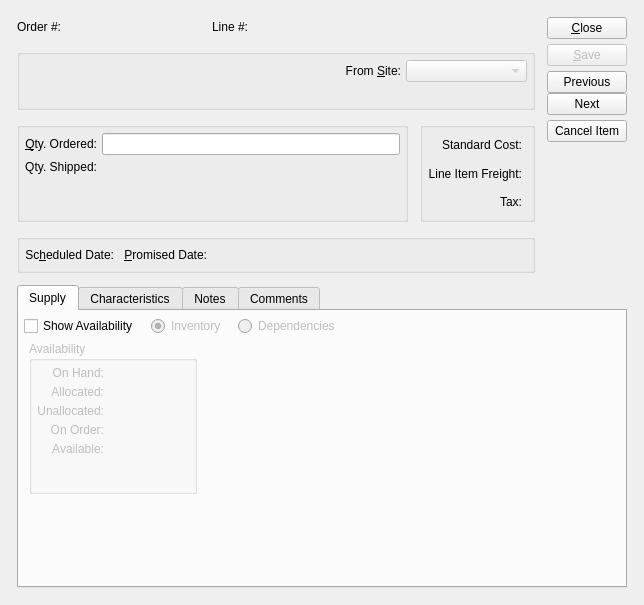
<?xml version="1.0" encoding="UTF-8"?>
<ui version="4.0">
 <comment>This file is part of the xTuple ERP: PostBooks Edition, a free and
open source Enterprise Resource Planning software suite,
Copyright (c) 1999-2019 by OpenMFG LLC, d/b/a xTuple.
It is licensed to you under the Common Public Attribution License
version 1.0, the full text of which (including xTuple-specific Exhibits)
is available at www.xtuple.com/CPAL.  By using this software, you agree
to be bound by its terms.</comment>
 <class>transferOrderItem</class>
 <widget class="QDialog" name="transferOrderItem">
  <property name="geometry">
   <rect>
    <x>0</x>
    <y>0</y>
    <width>644</width>
    <height>605</height>
   </rect>
  </property>
  <property name="windowTitle">
   <string>Transfer Order Item</string>
  </property>
  <layout class="QGridLayout">
   <item row="0" column="0">
    <layout class="QGridLayout">
     <property name="margin">
      <number>12</number>
     </property>
     <property name="spacing">
      <number>12</number>
     </property>
     <item row="0" column="0" colspan="2">
      <layout class="QHBoxLayout">
       <item>
        <widget class="XLabel" name="_orderNumberLit">
         <property name="text">
          <string>Order #:</string>
         </property>
         <property name="alignment">
          <set>Qt::AlignRight|Qt::AlignTrailing|Qt::AlignVCenter</set>
         </property>
        </widget>
       </item>
       <item>
        <widget class="XLabel" name="_orderNumber">
         <property name="sizePolicy">
          <sizepolicy hsizetype="Expanding" vsizetype="Preferred">
           <horstretch>0</horstretch>
           <verstretch>0</verstretch>
          </sizepolicy>
         </property>
        </widget>
       </item>
       <item>
        <widget class="XLabel" name="_lineNumberLit">
         <property name="text">
          <string>Line #:</string>
         </property>
         <property name="alignment">
          <set>Qt::AlignRight|Qt::AlignTrailing|Qt::AlignVCenter</set>
         </property>
        </widget>
       </item>
       <item>
        <widget class="XLabel" name="_lineNumber">
         <property name="sizePolicy">
          <sizepolicy hsizetype="Expanding" vsizetype="Preferred">
           <horstretch>0</horstretch>
           <verstretch>0</verstretch>
          </sizepolicy>
         </property>
        </widget>
       </item>
       <item>
        <spacer>
         <property name="orientation">
          <enum>Qt::Horizontal</enum>
         </property>
         <property name="sizeHint" stdset="0">
          <size>
           <width>40</width>
           <height>20</height>
          </size>
         </property>
        </spacer>
       </item>
      </layout>
     </item>
     <item row="0" column="2" rowspan="4">
      <layout class="QVBoxLayout">
       <property name="spacing">
        <number>0</number>
       </property>
       <item>
        <layout class="QVBoxLayout">
         <property name="spacing">
          <number>5</number>
         </property>
         <item>
          <widget class="QPushButton" name="_close">
           <property name="text">
            <string>&amp;Close</string>
           </property>
          </widget>
         </item>
         <item>
          <widget class="QPushButton" name="_save">
           <property name="enabled">
            <bool>false</bool>
           </property>
           <property name="text">
            <string>&amp;Save</string>
           </property>
           <property name="default">
            <bool>true</bool>
           </property>
          </widget>
         </item>
         <item>
          <layout class="QVBoxLayout">
           <property name="spacing">
            <number>0</number>
           </property>
           <item>
            <widget class="QPushButton" name="_prev">
             <property name="minimumSize">
              <size>
               <width>25</width>
               <height>0</height>
              </size>
             </property>
             <property name="text">
              <string>Previous</string>
             </property>
            </widget>
           </item>
           <item>
            <widget class="QPushButton" name="_next">
             <property name="text">
              <string>Next</string>
             </property>
            </widget>
           </item>
          </layout>
         </item>
         <item>
          <widget class="QPushButton" name="_cancel">
           <property name="text">
            <string>Cancel Item</string>
           </property>
          </widget>
         </item>
        </layout>
       </item>
       <item>
        <spacer>
         <property name="orientation">
          <enum>Qt::Vertical</enum>
         </property>
         <property name="sizeType">
          <enum>QSizePolicy::Expanding</enum>
         </property>
         <property name="sizeHint" stdset="0">
          <size>
           <width>20</width>
           <height>0</height>
          </size>
         </property>
        </spacer>
       </item>
      </layout>
     </item>
     <item row="1" column="0" colspan="2">
      <widget class="QGroupBox" name="_itemGroup">
       <property name="title">
        <string/>
       </property>
       <layout class="QGridLayout">
        <item row="0" column="0">
         <widget class="ItemCluster" name="_item"/>
        </item>
        <item row="0" column="1">
         <layout class="QVBoxLayout">
          <item>
           <layout class="QHBoxLayout">
            <item>
             <widget class="XLabel" name="_warehouseLit">
              <property name="text">
               <string>From &amp;Site:</string>
              </property>
              <property name="alignment">
               <set>Qt::AlignRight|Qt::AlignTrailing|Qt::AlignVCenter</set>
              </property>
              <property name="buddy">
               <cstring>_warehouse</cstring>
              </property>
             </widget>
            </item>
            <item>
             <widget class="WComboBox" name="_warehouse">
              <property name="enabled">
               <bool>false</bool>
              </property>
             </widget>
            </item>
           </layout>
          </item>
          <item>
           <spacer>
            <property name="orientation">
             <enum>Qt::Vertical</enum>
            </property>
            <property name="sizeType">
             <enum>QSizePolicy::Expanding</enum>
            </property>
            <property name="sizeHint" stdset="0">
             <size>
              <width>171</width>
              <height>20</height>
             </size>
            </property>
           </spacer>
          </item>
         </layout>
        </item>
       </layout>
      </widget>
     </item>
     <item row="2" column="0">
      <widget class="QGroupBox" name="_inventoryGroup">
       <property name="title">
        <string/>
       </property>
       <layout class="QGridLayout">
        <item row="0" column="0">
         <layout class="QVBoxLayout">
          <item>
           <layout class="QGridLayout">
            <item row="0" column="0">
             <widget class="XLabel" name="_qtyOrderedLit">
              <property name="text">
               <string>&amp;Qty. Ordered:</string>
              </property>
              <property name="alignment">
               <set>Qt::AlignRight|Qt::AlignTrailing|Qt::AlignVCenter</set>
              </property>
              <property name="buddy">
               <cstring>_qtyOrdered</cstring>
              </property>
             </widget>
            </item>
            <item row="0" column="1">
             <widget class="XLineEdit" name="_qtyOrdered">
              <property name="alignment">
               <set>Qt::AlignRight</set>
              </property>
             </widget>
            </item>
            <item row="1" column="0">
             <widget class="XLabel" name="_shippedToDateLit">
              <property name="enabled">
               <bool>true</bool>
              </property>
              <property name="text">
               <string>Qty. Shipped:</string>
              </property>
              <property name="alignment">
               <set>Qt::AlignRight|Qt::AlignTrailing|Qt::AlignVCenter</set>
              </property>
             </widget>
            </item>
            <item row="1" column="1">
             <widget class="XLabel" name="_shippedToDate">
              <property name="enabled">
               <bool>true</bool>
              </property>
              <property name="alignment">
               <set>Qt::AlignRight|Qt::AlignTrailing|Qt::AlignVCenter</set>
              </property>
             </widget>
            </item>
           </layout>
          </item>
          <item>
           <spacer>
            <property name="orientation">
             <enum>Qt::Vertical</enum>
            </property>
            <property name="sizeHint" stdset="0">
             <size>
              <width>20</width>
              <height>40</height>
             </size>
            </property>
           </spacer>
          </item>
         </layout>
        </item>
       </layout>
      </widget>
     </item>
     <item row="2" column="1">
      <widget class="QGroupBox" name="_priceGroup">
       <property name="title">
        <string/>
       </property>
       <layout class="QGridLayout">
        <item row="0" column="0">
         <widget class="XLabel" name="_stdcostLit">
          <property name="text">
           <string>Standard Cost:</string>
          </property>
          <property name="alignment">
           <set>Qt::AlignRight|Qt::AlignTrailing|Qt::AlignVCenter</set>
          </property>
          <property name="buddy">
           <cstring>_stdcost</cstring>
          </property>
         </widget>
        </item>
        <item row="0" column="1">
         <widget class="CurrCluster" name="_stdcost">
          <property name="format">
           <enum>CurrDisplay::Cost</enum>
          </property>
          <property name="localControl">
           <bool>false</bool>
          </property>
          <property name="enabled">
           <bool>false</bool>
          </property>
         </widget>
        </item>
        <item row="1" column="0">
         <widget class="XLabel" name="_freightLit">
          <property name="text">
           <string>Line Item Freight:</string>
          </property>
          <property name="alignment">
           <set>Qt::AlignRight|Qt::AlignTrailing|Qt::AlignVCenter</set>
          </property>
         </widget>
        </item>
        <item row="1" column="1">
         <widget class="CurrCluster" name="_freight">
          <property name="currencyEditable" stdset="0">
           <bool>false</bool>
          </property>
         </widget>
        </item>
        <item row="2" column="0">
         <widget class="XURLLabel" name="_taxLit">
          <property name="text">
           <string>Tax:</string>
          </property>
          <property name="alignment">
           <set>Qt::AlignRight|Qt::AlignTrailing|Qt::AlignVCenter</set>
          </property>
         </widget>
        </item>
        <item row="2" column="1">
         <widget class="CurrCluster" name="_tax">
          <property name="enabled">
           <bool>false</bool>
          </property>
         </widget>
        </item>
       </layout>
      </widget>
     </item>
     <item row="3" column="0" colspan="2">
      <widget class="QGroupBox" name="_dateGroup">
       <property name="title">
        <string/>
       </property>
       <layout class="QHBoxLayout">
        <item>
         <widget class="XLabel" name="_scheduledDateLit">
          <property name="text">
           <string>Sc&amp;heduled Date:</string>
          </property>
          <property name="alignment">
           <set>Qt::AlignRight|Qt::AlignTrailing|Qt::AlignVCenter</set>
          </property>
          <property name="buddy">
           <cstring>_scheduledDate</cstring>
          </property>
         </widget>
        </item>
        <item>
         <widget class="DLineEdit" name="_scheduledDate"/>
        </item>
        <item>
         <widget class="XLabel" name="_promisedDateLit">
          <property name="text">
           <string>&amp;Promised Date:</string>
          </property>
          <property name="alignment">
           <set>Qt::AlignRight|Qt::AlignTrailing|Qt::AlignVCenter</set>
          </property>
          <property name="buddy">
           <cstring>_promisedDate</cstring>
          </property>
         </widget>
        </item>
        <item>
         <widget class="DLineEdit" name="_promisedDate"/>
        </item>
        <item>
         <spacer>
          <property name="orientation">
           <enum>Qt::Horizontal</enum>
          </property>
          <property name="sizeHint" stdset="0">
           <size>
            <width>40</width>
            <height>20</height>
           </size>
          </property>
         </spacer>
        </item>
       </layout>
      </widget>
     </item>
     <item row="4" column="0" colspan="3">
      <widget class="QTabWidget" name="_tabs">
       <property name="sizePolicy">
        <sizepolicy hsizetype="Expanding" vsizetype="Expanding">
         <horstretch>0</horstretch>
         <verstretch>1</verstretch>
        </sizepolicy>
       </property>
       <property name="currentIndex">
        <number>0</number>
       </property>
       <widget class="QWidget" name="_supplyTab">
        <attribute name="title">
         <string>Supply</string>
        </attribute>
        <layout class="QGridLayout">
         <item row="0" column="0">
          <layout class="QVBoxLayout">
           <property name="spacing">
            <number>0</number>
           </property>
           <item>
            <layout class="QHBoxLayout">
             <property name="spacing">
              <number>12</number>
             </property>
             <item>
              <widget class="XCheckBox" name="_showAvailability">
               <property name="text">
                <string>Show Availability</string>
               </property>
              </widget>
             </item>
             <item>
              <widget class="QRadioButton" name="_inventoryButton">
               <property name="enabled">
                <bool>false</bool>
               </property>
               <property name="text">
                <string>Inventory</string>
               </property>
               <property name="checked">
                <bool>true</bool>
               </property>
              </widget>
             </item>
             <item>
              <widget class="QRadioButton" name="_dependencyButton">
               <property name="enabled">
                <bool>false</bool>
               </property>
               <property name="text">
                <string>Dependencies</string>
               </property>
              </widget>
             </item>
             <item>
              <spacer>
               <property name="orientation">
                <enum>Qt::Horizontal</enum>
               </property>
               <property name="sizeType">
                <enum>QSizePolicy::Expanding</enum>
               </property>
               <property name="sizeHint" stdset="0">
                <size>
                 <width>20</width>
                 <height>20</height>
                </size>
               </property>
              </spacer>
             </item>
            </layout>
           </item>
           <item>
            <widget class="QStackedWidget" name="_availabilityStack">
             <property name="currentIndex">
              <number>0</number>
             </property>
             <widget class="QWidget" name="page">
              <layout class="QGridLayout">
               <item row="0" column="0">
                <layout class="QVBoxLayout">
                 <item>
                  <layout class="QHBoxLayout">
                   <item>
                    <widget class="QGroupBox" name="_availabilityGroup">
                     <property name="enabled">
                      <bool>false</bool>
                     </property>
                     <property name="title">
                      <string>Availability</string>
                     </property>
                     <layout class="QGridLayout">
                      <item row="0" column="0">
                       <layout class="QVBoxLayout">
                        <item>
                         <layout class="QGridLayout">
                          <item row="0" column="0">
                           <widget class="XLabel" name="_onHandLit">
                            <property name="text">
                             <string>On Hand:</string>
                            </property>
                            <property name="alignment">
                             <set>Qt::AlignRight|Qt::AlignTrailing|Qt::AlignVCenter</set>
                            </property>
                           </widget>
                          </item>
                          <item row="0" column="1">
                           <widget class="XLabel" name="_onHand">
                            <property name="minimumSize">
                             <size>
                              <width>80</width>
                              <height>0</height>
                             </size>
                            </property>
                            <property name="alignment">
                             <set>Qt::AlignRight|Qt::AlignTrailing|Qt::AlignVCenter</set>
                            </property>
                           </widget>
                          </item>
                          <item row="1" column="0">
                           <widget class="XLabel" name="_allocatedLit">
                            <property name="text">
                             <string>Allocated:</string>
                            </property>
                            <property name="alignment">
                             <set>Qt::AlignRight|Qt::AlignTrailing|Qt::AlignVCenter</set>
                            </property>
                           </widget>
                          </item>
                          <item row="1" column="1">
                           <widget class="XLabel" name="_allocated">
                            <property name="minimumSize">
                             <size>
                              <width>80</width>
                              <height>0</height>
                             </size>
                            </property>
                            <property name="alignment">
                             <set>Qt::AlignRight|Qt::AlignTrailing|Qt::AlignVCenter</set>
                            </property>
                           </widget>
                          </item>
                          <item row="2" column="0">
                           <widget class="XLabel" name="_unallocatedLit">
                            <property name="text">
                             <string>Unallocated:</string>
                            </property>
                            <property name="alignment">
                             <set>Qt::AlignRight|Qt::AlignTrailing|Qt::AlignVCenter</set>
                            </property>
                           </widget>
                          </item>
                          <item row="2" column="1">
                           <widget class="XLabel" name="_unallocated">
                            <property name="minimumSize">
                             <size>
                              <width>80</width>
                              <height>0</height>
                             </size>
                            </property>
                            <property name="alignment">
                             <set>Qt::AlignRight|Qt::AlignTrailing|Qt::AlignVCenter</set>
                            </property>
                           </widget>
                          </item>
                          <item row="3" column="0">
                           <widget class="XLabel" name="_onOrderLit">
                            <property name="text">
                             <string>On Order:</string>
                            </property>
                            <property name="alignment">
                             <set>Qt::AlignRight|Qt::AlignTrailing|Qt::AlignVCenter</set>
                            </property>
                           </widget>
                          </item>
                          <item row="3" column="1">
                           <widget class="XLabel" name="_onOrder">
                            <property name="minimumSize">
                             <size>
                              <width>80</width>
                              <height>0</height>
                             </size>
                            </property>
                            <property name="alignment">
                             <set>Qt::AlignRight|Qt::AlignTrailing|Qt::AlignVCenter</set>
                            </property>
                           </widget>
                          </item>
                          <item row="4" column="0">
                           <widget class="XLabel" name="_availableLit">
                            <property name="text">
                             <string>Available:</string>
                            </property>
                            <property name="alignment">
                             <set>Qt::AlignRight|Qt::AlignTrailing|Qt::AlignVCenter</set>
                            </property>
                           </widget>
                          </item>
                          <item row="4" column="1">
                           <widget class="XLabel" name="_available">
                            <property name="minimumSize">
                             <size>
                              <width>80</width>
                              <height>0</height>
                             </size>
                            </property>
                            <property name="alignment">
                             <set>Qt::AlignRight|Qt::AlignTrailing|Qt::AlignVCenter</set>
                            </property>
                           </widget>
                          </item>
                         </layout>
                        </item>
                        <item>
                         <spacer>
                          <property name="orientation">
                           <enum>Qt::Vertical</enum>
                          </property>
                          <property name="sizeHint" stdset="0">
                           <size>
                            <width>20</width>
                            <height>0</height>
                           </size>
                          </property>
                         </spacer>
                        </item>
                       </layout>
                      </item>
                     </layout>
                    </widget>
                   </item>
                   <item>
                    <spacer>
                     <property name="orientation">
                      <enum>Qt::Horizontal</enum>
                     </property>
                     <property name="sizeType">
                      <enum>QSizePolicy::Expanding</enum>
                     </property>
                     <property name="sizeHint" stdset="0">
                      <size>
                       <width>41</width>
                       <height>153</height>
                      </size>
                     </property>
                    </spacer>
                   </item>
                  </layout>
                 </item>
                 <item>
                  <spacer>
                   <property name="orientation">
                    <enum>Qt::Vertical</enum>
                   </property>
                   <property name="sizeHint" stdset="0">
                    <size>
                     <width>421</width>
                     <height>31</height>
                    </size>
                   </property>
                  </spacer>
                 </item>
                </layout>
               </item>
              </layout>
             </widget>
             <widget class="QWidget" name="page_2">
              <layout class="QGridLayout">
               <item row="0" column="0">
                <layout class="QVBoxLayout">
                 <property name="spacing">
                  <number>0</number>
                 </property>
                 <item>
                  <widget class="XCheckBox" name="_showIndented">
                   <property name="enabled">
                    <bool>false</bool>
                   </property>
                   <property name="text">
                    <string>Show dependencies as Indented BOM</string>
                   </property>
                  </widget>
                 </item>
                 <item>
                  <widget class="XTreeWidget" name="_availability">
                   <property name="enabled">
                    <bool>false</bool>
                   </property>
                   <property name="rootIsDecorated">
                    <bool>true</bool>
                   </property>
                  </widget>
                 </item>
                </layout>
               </item>
              </layout>
             </widget>
            </widget>
           </item>
          </layout>
         </item>
        </layout>
       </widget>
       <widget class="QWidget" name="_itemCharacteristicsTab">
        <attribute name="title">
         <string>Characteristics</string>
        </attribute>
        <layout class="QGridLayout">
         <item row="0" column="0">
          <widget class="QTreeView" name="_itemcharView">
           <property name="editTriggers">
            <set>QAbstractItemView::AllEditTriggers</set>
           </property>
           <property name="rootIsDecorated">
            <bool>false</bool>
           </property>
           <property name="itemsExpandable">
            <bool>false</bool>
           </property>
          </widget>
         </item>
        </layout>
       </widget>
       <widget class="QWidget" name="_notesTab">
        <attribute name="title">
         <string>Notes</string>
        </attribute>
        <layout class="QGridLayout">
         <item row="0" column="0">
          <widget class="XTextEdit" name="_notes"/>
         </item>
        </layout>
       </widget>
       <widget class="QWidget" name="_commentsTab">
        <attribute name="title">
         <string>Comments</string>
        </attribute>
        <layout class="QGridLayout">
         <item row="0" column="0">
          <widget class="Comments" name="_comments"/>
         </item>
        </layout>
       </widget>
      </widget>
     </item>
    </layout>
   </item>
  </layout>
 </widget>
 <layoutdefault spacing="5" margin="5"/>
 <customwidgets>
  <customwidget>
   <class>Comments</class>
   <extends>QWidget</extends>
   <header>comments.h</header>
  </customwidget>
  <customwidget>
   <class>CurrCluster</class>
   <extends>CurrDisplay</extends>
   <header>currcluster.h</header>
   <container>1</container>
  </customwidget>
  <customwidget>
   <class>CurrDisplay</class>
   <extends>QWidget</extends>
   <header>currcluster.h</header>
  </customwidget>
  <customwidget>
   <class>DLineEdit</class>
   <extends>QWidget</extends>
   <header>datecluster.h</header>
   <container>1</container>
  </customwidget>
  <customwidget>
   <class>ItemCluster</class>
   <extends>QWidget</extends>
   <header>itemcluster.h</header>
   <container>1</container>
  </customwidget>
  <customwidget>
   <class>WComboBox</class>
   <extends>XComboBox</extends>
   <header>wcombobox.h</header>
  </customwidget>
  <customwidget>
   <class>XCheckBox</class>
   <extends>QCheckBox</extends>
   <header>xcheckbox.h</header>
  </customwidget>
  <customwidget>
   <class>XComboBox</class>
   <extends>QComboBox</extends>
   <header>xcombobox.h</header>
  </customwidget>
  <customwidget>
   <class>XLabel</class>
   <extends>QLabel</extends>
   <header>xlabel.h</header>
  </customwidget>
  <customwidget>
   <class>XLineEdit</class>
   <extends>QLineEdit</extends>
   <header>xlineedit.h</header>
   <container>1</container>
  </customwidget>
  <customwidget>
   <class>XTreeWidget</class>
   <extends>QTreeWidget</extends>
   <header>xtreewidget.h</header>
   <container>1</container>
  </customwidget>
  <customwidget>
   <class>XURLLabel</class>
   <extends>QLabel</extends>
   <header>xurllabel.h</header>
  </customwidget>
  <customwidget>
   <class>XTextEdit</class>
   <extends>QTextEdit</extends>
   <header>xtextedit.h</header>
  </customwidget>
 </customwidgets>
 <tabstops>
  <tabstop>_item</tabstop>
  <tabstop>_warehouse</tabstop>
  <tabstop>_qtyOrdered</tabstop>
  <tabstop>_scheduledDate</tabstop>
  <tabstop>_promisedDate</tabstop>
  <tabstop>_freight</tabstop>
  <tabstop>_tabs</tabstop>
  <tabstop>_itemcharView</tabstop>
  <tabstop>_notes</tabstop>
  <tabstop>_comments</tabstop>
  <tabstop>_showIndented</tabstop>
  <tabstop>_availability</tabstop>
  <tabstop>_showAvailability</tabstop>
  <tabstop>_save</tabstop>
  <tabstop>_prev</tabstop>
  <tabstop>_next</tabstop>
  <tabstop>_cancel</tabstop>
  <tabstop>_close</tabstop>
 </tabstops>
 <resources/>
 <connections>
  <connection>
   <sender>_close</sender>
   <signal>clicked()</signal>
   <receiver>transferOrderItem</receiver>
   <slot>reject()</slot>
   <hints>
    <hint type="sourcelabel">
     <x>544</x>
     <y>43</y>
    </hint>
    <hint type="destinationlabel">
     <x>20</x>
     <y>20</y>
    </hint>
   </hints>
  </connection>
  <connection>
   <sender>_item</sender>
   <signal>valid(bool)</signal>
   <receiver>_save</receiver>
   <slot>setEnabled(bool)</slot>
   <hints>
    <hint type="sourcelabel">
     <x>51</x>
     <y>85</y>
    </hint>
    <hint type="destinationlabel">
     <x>544</x>
     <y>73</y>
    </hint>
   </hints>
  </connection>
  <connection>
   <sender>_item</sender>
   <signal>warehouseIdChanged(int)</signal>
   <receiver>_warehouse</receiver>
   <slot>setId(int)</slot>
   <hints>
    <hint type="sourcelabel">
     <x>51</x>
     <y>85</y>
    </hint>
    <hint type="destinationlabel">
     <x>437</x>
     <y>86</y>
    </hint>
   </hints>
  </connection>
  <connection>
   <sender>_freight</sender>
   <signal>effectiveChanged(QDate)</signal>
   <receiver>_stdcost</receiver>
   <slot>setEffective(QDate)</slot>
   <hints>
    <hint type="sourcelabel">
     <x>353</x>
     <y>206</y>
    </hint>
    <hint type="destinationlabel">
     <x>353</x>
     <y>174</y>
    </hint>
   </hints>
  </connection>
  <connection>
   <sender>_freight</sender>
   <signal>idChanged(int)</signal>
   <receiver>_stdcost</receiver>
   <slot>setId(int)</slot>
   <hints>
    <hint type="sourcelabel">
     <x>353</x>
     <y>206</y>
    </hint>
    <hint type="destinationlabel">
     <x>353</x>
     <y>174</y>
    </hint>
   </hints>
  </connection>
  <connection>
   <sender>_freight</sender>
   <signal>effectiveChanged(QDate)</signal>
   <receiver>_tax</receiver>
   <slot>setEffective(QDate)</slot>
   <hints>
    <hint type="sourcelabel">
     <x>499</x>
     <y>211</y>
    </hint>
    <hint type="destinationlabel">
     <x>499</x>
     <y>243</y>
    </hint>
   </hints>
  </connection>
  <connection>
   <sender>_freight</sender>
   <signal>idChanged(int)</signal>
   <receiver>_tax</receiver>
   <slot>setId(int)</slot>
   <hints>
    <hint type="sourcelabel">
     <x>499</x>
     <y>211</y>
    </hint>
    <hint type="destinationlabel">
     <x>499</x>
     <y>243</y>
    </hint>
   </hints>
  </connection>
  <connection>
   <sender>_showAvailability</sender>
   <signal>toggled(bool)</signal>
   <receiver>_availabilityGroup</receiver>
   <slot>setEnabled(bool)</slot>
   <hints>
    <hint type="sourcelabel">
     <x>34</x>
     <y>357</y>
    </hint>
    <hint type="destinationlabel">
     <x>44</x>
     <y>388</y>
    </hint>
   </hints>
  </connection>
  <connection>
   <sender>_showAvailability</sender>
   <signal>toggled(bool)</signal>
   <receiver>_availability</receiver>
   <slot>setEnabled(bool)</slot>
   <hints>
    <hint type="sourcelabel">
     <x>99</x>
     <y>369</y>
    </hint>
    <hint type="destinationlabel">
     <x>33</x>
     <y>406</y>
    </hint>
   </hints>
  </connection>
  <connection>
   <sender>_showAvailability</sender>
   <signal>toggled(bool)</signal>
   <receiver>_showIndented</receiver>
   <slot>setEnabled(bool)</slot>
   <hints>
    <hint type="sourcelabel">
     <x>132</x>
     <y>360</y>
    </hint>
    <hint type="destinationlabel">
     <x>132</x>
     <y>387</y>
    </hint>
   </hints>
  </connection>
  <connection>
   <sender>_showAvailability</sender>
   <signal>toggled(bool)</signal>
   <receiver>_inventoryButton</receiver>
   <slot>setEnabled(bool)</slot>
   <hints>
    <hint type="sourcelabel">
     <x>95</x>
     <y>360</y>
    </hint>
    <hint type="destinationlabel">
     <x>198</x>
     <y>369</y>
    </hint>
   </hints>
  </connection>
  <connection>
   <sender>_showAvailability</sender>
   <signal>toggled(bool)</signal>
   <receiver>_dependencyButton</receiver>
   <slot>setEnabled(bool)</slot>
   <hints>
    <hint type="sourcelabel">
     <x>70</x>
     <y>370</y>
    </hint>
    <hint type="destinationlabel">
     <x>282</x>
     <y>370</y>
    </hint>
   </hints>
  </connection>
 </connections>
</ui>
